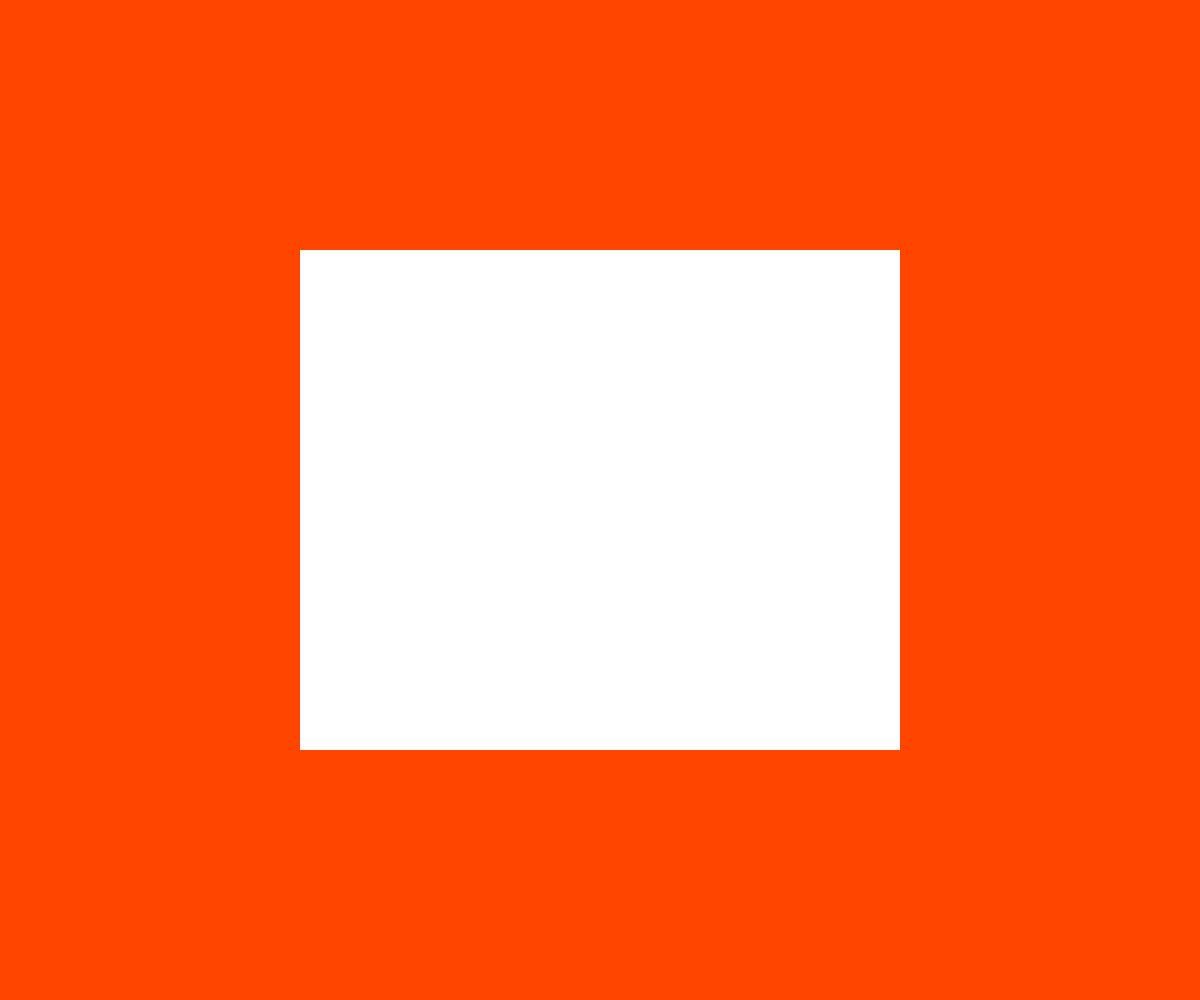
Frame 1 (no input)
Frame 60 (no input): identical to frame 1, image omitted
Frame 120 (the mouse pressed at the canvas centre since frame 60): identical to frame 1, image omitted

The p5.js sketch that drew this single still picture (run headless with seeded random() and noise() and a simulated clock; from frame 60 on, the mouse is pressed at the canvas centre):

// p5.js sketch
// ── sketch.js
// MAMD Creative Coding & Future Web, 
// MAVK Programming Designs
// HEAD–Geneva
// 2026, Amaury Hamon

let pg;

function setup() {

  createCanvas(windowWidth, windowHeight);
  
  // Separate layer for drawing
  pg = createGraphics(windowWidth/2, windowHeight/2);
}

function draw() {
  background("orangered");

  // dot syntax to draw on P5 Graphics objects
  pg.background("white");

  imageMode(CENTER);
  image(pg, width/2, height/2)

  
}
